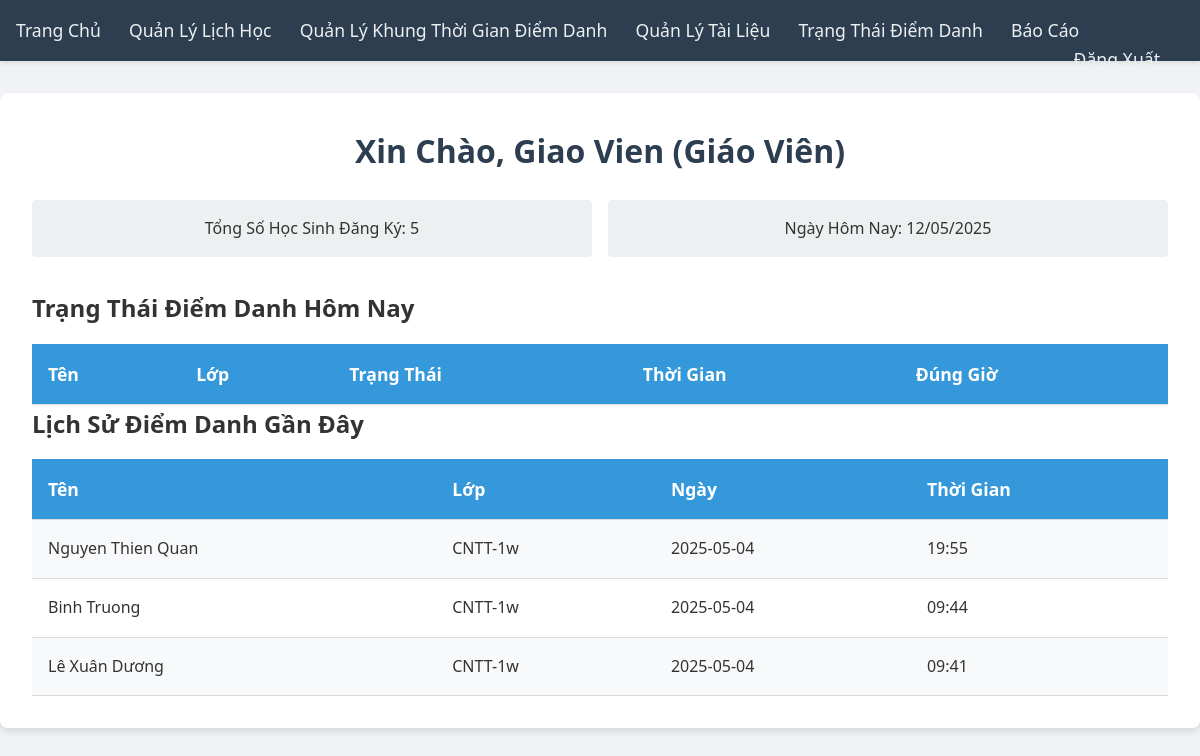
Screenshot of /home (signed in) with the database file from the repository.
### tables this page shows
CREATE TABLE users (
                 id INTEGER PRIMARY KEY AUTOINCREMENT,
                 email TEXT UNIQUE,
                 password TEXT,
                 name TEXT,
                 role TEXT,
                 class_name TEXT);

CREATE TABLE attendance (
                 id INTEGER PRIMARY KEY AUTOINCREMENT,
                 user_id INTEGER,
                 class_id INTEGER,
                 date TEXT,
                 time TEXT,
                 status TEXT,
                 image_path TEXT,
                 on_time TEXT,
                 FOREIGN KEY (user_id) REFERENCES users(id),
                 FOREIGN KEY (class_id) REFERENCES classes(id));

### app.py (the view)
@app.route('/home')
def home():
    if 'user_id' not in session:
        return redirect(url_for('login'))
    role = session['role']
    user_name = session['user_name']
    user_id = session['user_id']
    conn = get_db_connection()
    totalreg = conn.execute('SELECT COUNT(*) FROM users WHERE role = "student"').fetchone()[0]
    datetoday2 = datetime.now().strftime('%d/%m/%Y')
    if role == 'student':
        has_profile = conn.execute('SELECT has_profile FROM profiles WHERE user_id = ?', (user_id,)).fetchone()
        has_profile = has_profile['has_profile'] if has_profile else 0
    else:
        has_profile = None
    recent_attendance = conn.execute(
        'SELECT u.name, u.class_name, a.date, a.time FROM attendance a JOIN users u ON a.user_id = u.id ORDER BY a.date DESC, a.time DESC LIMIT 5').fetchall()
    names, classes, dates, times = [], [], [], []
    for record in recent_attendance:
        names.append(record['name'])
        classes.append(record['class_name'])
        dates.append(record['date'])
        times.append(record['time'])
    l = len(names)
    status_list = []
    if role == 'teacher':
        today = datetime.now().strftime('%Y-%m-%d')
        teacher_classes = conn.execute('SELECT id FROM classes WHERE teacher_id = ?', (user_id,)).fetchall()
        class_ids = [c['id'] for c in teacher_classes]
        if class_ids:
            status_list = conn.execute(
                'SELECT u.name, u.class_name, a.status, a.time, a.on_time FROM attendance a JOIN users u ON a.user_id = u.id WHERE a.class_id IN ({}) AND a.date = ?'.format(
                    ','.join('?' for _ in class_ids)), class_ids + [today]).fetchall()
            status_list = [{'name': s['name'], 'class': s['class_name'], 'status': s['status'], 'time': s['time'],
                            'on_time': s['on_time']} for s in status_list]
    conn.close()
    return render_template('home.html', role=role, user_name=user_name, totalreg=totalreg, datetoday2=datetoday2,
                           has_profile=has_profile, names=names, classes=classes, dates=dates, times=times, l=l,
                           status_list=status_list)

### app.py (called while the page is built)
def get_db_connection():
    conn = sqlite3.connect('database.db')
    conn.row_factory = sqlite3.Row
    return conn

### templates/home.html (shortened to what this page needs)
<!DOCTYPE html>
<html lang="vi">
<head>
</head>
<body>
    <div class="navbar">
        <a href="{{ url_for('home') }}">Trang Chủ</a>
        {% if role == 'teacher' %}
            <a href="{{ url_for('manage_schedule') }}">Quản Lý Lịch Học</a>
            <a href="{{ url_for('manage_attendance_window') }}">Quản Lý Khung Thời Gian Điểm Danh</a>
            <a href="{{ url_for('manage_documents') }}">Quản Lý Tài Liệu</a>
            <a href="{{ url_for('status') }}">Trạng Thái Điểm Danh</a>
            <a href="{{ url_for('report') }}">Báo Cáo</a>
        {% endif %}
        <a href="{{ url_for('logout') }}" class="right">Đăng Xuất</a>
    </div>
    <div class="container">
        <h1>Xin Chào, {{ user_name }} ({{ role == 'student' and 'Học Sinh' or role == 'teacher' and 'Giáo Viên' or 'Quản Trị Viên' }})</h1>
        {% if role != 'student' %}
        <div class="stats">
            <div class="stat-card">Tổng Số Học Sinh Đăng Ký: {{ totalreg }}</div>
            <div class="stat-card">Ngày Hôm Nay: {{ datetoday2 }}</div>
        </div>
        {% endif %}
        {% if role == 'teacher' %}
            <h2>Trạng Thái Điểm Danh Hôm Nay</h2>
            <table>
                <tr>
                    <th>Tên</th>
                    <th>Lớp</th>
                    <th>Trạng Thái</th>
                    <th>Thời Gian</th>
                    <th>Đúng Giờ</th>
                </tr>
            </table>
        {% endif %}
        <h2>Lịch Sử Điểm Danh Gần Đây</h2>
        {% if l == 0 %}
            <p>Không tìm thấy bản ghi điểm danh nào.</p>
        {% else %}
            <table>
                <tr>
                    <th>Tên</th>
                    <th>Lớp</th>
                    <th>Ngày</th>
                    <th>Thời Gian</th>
                </tr>
                {% for i in range(l) %}
                <tr>
                    <td>{{ names[i] }}</td>
                    <td>{{ classes[i] }}</td>
                    <td>{{ dates[i] }}</td>
                    <td>{{ times[i] }}</td>
                </tr>
                {% endfor %}
            </table>
        {% endif %}
    </div>
</body>
</html>

### templates/home.html (style rules this page uses)
* { margin: 0; padding: 0; box-sizing: border-box; font-family: 'Segoe UI', Tahoma, Geneva, Verdana, sans-serif; }
body { background-color: #f0f2f5; color: #333; line-height: 1.6; }
.navbar { background-color: #2c3e50; padding: 1rem; box-shadow: 0 2px 5px rgba(0, 0, 0, 0.1); }
.navbar a { color: #ecf0f1; text-decoration: none; margin-right: 1.5rem; font-size: 1.1rem; transition: color 0.3s ease; }
.navbar .right { float: right; }
.container { max-width: 1200px; margin: 2rem auto; padding: 2rem; background-color: #fff; border-radius: 8px; box-shadow: 0 4px 6px rgba(0, 0, 0, 0.1); }
h1 { color: #2c3e50; text-align: center; margin-bottom: 1.5rem; font-size: 2rem; }
.stats { display: grid; grid-template-columns: repeat(auto-fit, minmax(200px, 1fr)); gap: 1rem; margin-bottom: 2rem; }
.stat-card { background-color: #ecf0f1; padding: 1rem; border-radius: 4px; text-align: center; }
table { width: 100%; border-collapse: collapse; margin-top: 1rem; background-color: #fff; }
th, td { padding: 1rem; text-align: left; border-bottom: 1px solid #ddd; }
th { background-color: #3498db; color: #fff; font-size: 1.1rem; }
tr:nth-child(even) { background-color: #f8f9fa; }

### rows the page displays
users: name "Nguyen Thien Quan", class_name "CNTT-1w"
attendance: date "2025-05-04", time "19:55"
users: name "Binh Truong", class_name "CNTT-1w"
attendance: date "2025-05-04", time "09:44"
users: name "Lê Xuân Dương", class_name "CNTT-1w"
attendance: date "2025-05-04", time "09:41"

### other values shown
{{ user_name }} "Giao Vien"
{{ totalreg }} "5"
